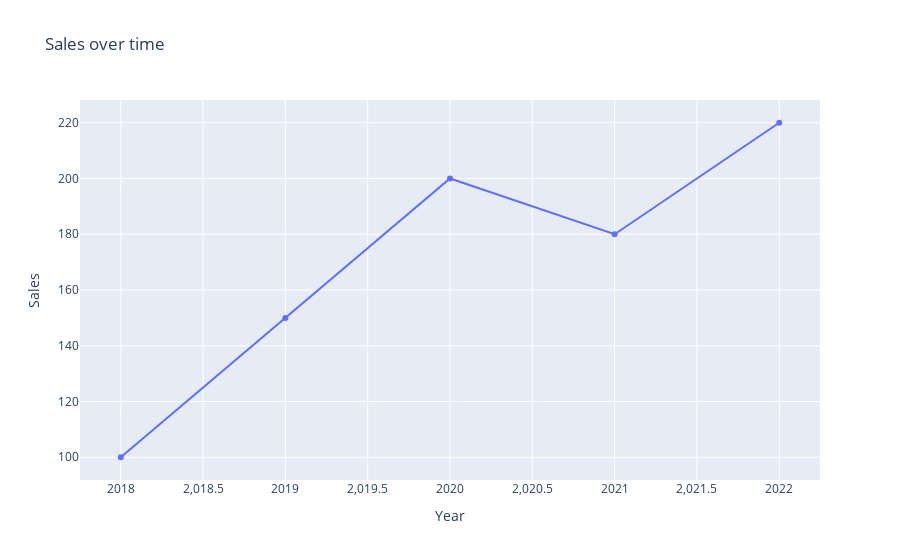

Notebook source saved alongside this figure:
### Code cell
# adding title , axis and legend

fig = go.Figure(data = go.Scatter(x=years, y= sales))
fig.update_layout(
    title = "Sales over time",
    xaxis_title ="Year",
    yaxis_title ="Sales",
    showlegend = False
)
fig.show()

### Figure 1 — Plotly figure (JSON) as saved in the notebook; plotly's stock layout.template omitted (floating-point values rounded to 4 significant figures)
{"data": [{"type": "scatter", "x": [2018, 2019, 2020, 2021, 2022], "y": [100, 150, 200, 180, 220]}], "layout": {"showlegend": false, "title": {"text": "Sales over time"}, "xaxis": {"title": {"text": "Year"}}, "yaxis": {"title": {"text": "Sales"}}}}
